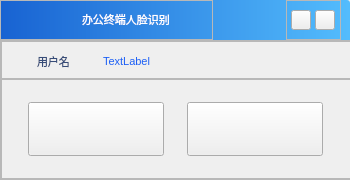
<?xml version="1.0" encoding="UTF-8"?>
<ui version="4.0">
 <class>MainWindow</class>
 <widget class="QMainWindow" name="MainWindow">
  <property name="geometry">
   <rect>
    <x>0</x>
    <y>0</y>
    <width>350</width>
    <height>180</height>
   </rect>
  </property>
  <property name="minimumSize">
   <size>
    <width>350</width>
    <height>180</height>
   </size>
  </property>
  <property name="maximumSize">
   <size>
    <width>350</width>
    <height>180</height>
   </size>
  </property>
  <property name="windowTitle">
   <string>MainWindow</string>
  </property>
  <widget class="QWidget" name="centralwidget">
   <layout class="QVBoxLayout" name="verticalLayout">
    <property name="spacing">
     <number>0</number>
    </property>
    <property name="leftMargin">
     <number>0</number>
    </property>
    <property name="topMargin">
     <number>0</number>
    </property>
    <property name="rightMargin">
     <number>0</number>
    </property>
    <property name="bottomMargin">
     <number>0</number>
    </property>
    <item>
     <widget class="QWidget" name="widget" native="true">
      <property name="styleSheet">
       <string notr="true">QWidget#widget{
border-image: url(:/images/images/passBg2.png);
background:transparent;
}</string>
      </property>
      <layout class="QVBoxLayout" name="verticalLayout_2">
       <property name="spacing">
        <number>0</number>
       </property>
       <property name="leftMargin">
        <number>0</number>
       </property>
       <property name="topMargin">
        <number>0</number>
       </property>
       <property name="rightMargin">
        <number>0</number>
       </property>
       <property name="bottomMargin">
        <number>0</number>
       </property>
       <item>
        <widget class="QFrame" name="frame_title">
         <property name="minimumSize">
          <size>
           <width>350</width>
           <height>40</height>
          </size>
         </property>
         <property name="maximumSize">
          <size>
           <width>350</width>
           <height>40</height>
          </size>
         </property>
         <property name="styleSheet">
          <string notr="true">QFrame#frame_title
{
	border-top-left-radius:3px;
	border-top-right-radius:3px;
	background-color:qlineargradient(x1:0,y1:0,x2:1,y2:0,stop:0 rgba(0,83,207,0.9),stop:1 rgba(66,183,255,0.9));
}</string>
         </property>
         <property name="frameShape">
          <enum>QFrame::StyledPanel</enum>
         </property>
         <property name="frameShadow">
          <enum>QFrame::Raised</enum>
         </property>
         <layout class="QHBoxLayout" name="horizontalLayout_3">
          <property name="leftMargin">
           <number>0</number>
          </property>
          <property name="topMargin">
           <number>0</number>
          </property>
          <property name="bottomMargin">
           <number>0</number>
          </property>
          <item>
           <widget class="QFrame" name="frame">
            <property name="minimumSize">
             <size>
              <width>213</width>
              <height>40</height>
             </size>
            </property>
            <property name="maximumSize">
             <size>
              <width>213</width>
              <height>40</height>
             </size>
            </property>
            <property name="frameShape">
             <enum>QFrame::StyledPanel</enum>
            </property>
            <property name="frameShadow">
             <enum>QFrame::Raised</enum>
            </property>
            <layout class="QHBoxLayout" name="horizontalLayout">
             <property name="spacing">
              <number>3</number>
             </property>
             <property name="leftMargin">
              <number>3</number>
             </property>
             <property name="topMargin">
              <number>0</number>
             </property>
             <property name="rightMargin">
              <number>0</number>
             </property>
             <property name="bottomMargin">
              <number>0</number>
             </property>
             <item>
              <widget class="QLabel" name="label_logo">
               <property name="minimumSize">
                <size>
                 <width>75</width>
                 <height>25</height>
                </size>
               </property>
               <property name="maximumSize">
                <size>
                 <width>75</width>
                 <height>25</height>
                </size>
               </property>
               <property name="styleSheet">
                <string notr="true">border-image: url(:/images/images/logo1.png);</string>
               </property>
               <property name="text">
                <string/>
               </property>
              </widget>
             </item>
             <item>
              <widget class="QLabel" name="label_2">
               <property name="minimumSize">
                <size>
                 <width>130</width>
                 <height>25</height>
                </size>
               </property>
               <property name="maximumSize">
                <size>
                 <width>130</width>
                 <height>25</height>
                </size>
               </property>
               <property name="font">
                <font>
                 <family>微软雅黑</family>
                 <pointsize>8</pointsize>
                 <weight>50</weight>
                 <bold>false</bold>
                </font>
               </property>
               <property name="styleSheet">
                <string notr="true">color: rgb(255, 255, 255);</string>
               </property>
               <property name="text">
                <string>办公终端人脸识别</string>
               </property>
              </widget>
             </item>
            </layout>
           </widget>
          </item>
          <item>
           <spacer name="horizontalSpacer">
            <property name="orientation">
             <enum>Qt::Horizontal</enum>
            </property>
            <property name="sizeHint" stdset="0">
             <size>
              <width>58</width>
              <height>20</height>
             </size>
            </property>
           </spacer>
          </item>
          <item>
           <widget class="QFrame" name="frame_2">
            <property name="minimumSize">
             <size>
              <width>55</width>
              <height>40</height>
             </size>
            </property>
            <property name="maximumSize">
             <size>
              <width>55</width>
              <height>40</height>
             </size>
            </property>
            <property name="styleSheet">
             <string notr="true">border-image: url(:/images/images/topHang.png);</string>
            </property>
            <property name="frameShape">
             <enum>QFrame::StyledPanel</enum>
            </property>
            <property name="frameShadow">
             <enum>QFrame::Raised</enum>
            </property>
            <layout class="QHBoxLayout" name="horizontalLayout_2">
             <property name="spacing">
              <number>0</number>
             </property>
             <property name="leftMargin">
              <number>0</number>
             </property>
             <property name="topMargin">
              <number>0</number>
             </property>
             <property name="rightMargin">
              <number>0</number>
             </property>
             <property name="bottomMargin">
              <number>0</number>
             </property>
             <item>
              <widget class="QPushButton" name="btn_min">
               <property name="minimumSize">
                <size>
                 <width>20</width>
                 <height>20</height>
                </size>
               </property>
               <property name="maximumSize">
                <size>
                 <width>20</width>
                 <height>20</height>
                </size>
               </property>
               <property name="styleSheet">
                <string notr="true">QPushButton#btn_min
{
	border-image: url(:/images/images/min.png);
}
QPushButton:hover{background-color:rgba(255,255,255,0.5);}
QPushButton:pressed{background-color:rgba(100,100,100,1);}</string>
               </property>
               <property name="text">
                <string/>
               </property>
              </widget>
             </item>
             <item>
              <widget class="QPushButton" name="btn_close">
               <property name="minimumSize">
                <size>
                 <width>20</width>
                 <height>20</height>
                </size>
               </property>
               <property name="maximumSize">
                <size>
                 <width>20</width>
                 <height>20</height>
                </size>
               </property>
               <property name="styleSheet">
                <string notr="true">QPushButton#btn_close
{
	border-image: url(:/images/images/close.png);
}
QPushButton:hover{background-color:rgba(255,255,255,0.5);}
QPushButton:pressed{background-color:rgba(100,100,100,1);}</string>
               </property>
               <property name="text">
                <string/>
               </property>
              </widget>
             </item>
            </layout>
           </widget>
          </item>
         </layout>
        </widget>
       </item>
       <item>
        <widget class="QFrame" name="frame_content">
         <property name="minimumSize">
          <size>
           <width>352</width>
           <height>140</height>
          </size>
         </property>
         <property name="maximumSize">
          <size>
           <width>350</width>
           <height>140</height>
          </size>
         </property>
         <property name="frameShape">
          <enum>QFrame::StyledPanel</enum>
         </property>
         <property name="frameShadow">
          <enum>QFrame::Raised</enum>
         </property>
         <layout class="QVBoxLayout" name="verticalLayout_3">
          <property name="spacing">
           <number>0</number>
          </property>
          <property name="leftMargin">
           <number>0</number>
          </property>
          <property name="topMargin">
           <number>0</number>
          </property>
          <property name="rightMargin">
           <number>0</number>
          </property>
          <property name="bottomMargin">
           <number>0</number>
          </property>
          <item>
           <widget class="QFrame" name="frame_3">
            <property name="minimumSize">
             <size>
              <width>350</width>
              <height>38</height>
             </size>
            </property>
            <property name="maximumSize">
             <size>
              <width>350</width>
              <height>38</height>
             </size>
            </property>
            <property name="frameShape">
             <enum>QFrame::StyledPanel</enum>
            </property>
            <property name="frameShadow">
             <enum>QFrame::Raised</enum>
            </property>
            <layout class="QHBoxLayout" name="horizontalLayout_4">
             <property name="rightMargin">
              <number>0</number>
             </property>
             <item>
              <widget class="QLabel" name="label_3">
               <property name="minimumSize">
                <size>
                 <width>20</width>
                 <height>20</height>
                </size>
               </property>
               <property name="maximumSize">
                <size>
                 <width>20</width>
                 <height>20</height>
                </size>
               </property>
               <property name="styleSheet">
                <string notr="true">border-image: url(:/images/images/user.png);</string>
               </property>
               <property name="text">
                <string/>
               </property>
              </widget>
             </item>
             <item>
              <widget class="QLabel" name="label_4">
               <property name="minimumSize">
                <size>
                 <width>60</width>
                 <height>20</height>
                </size>
               </property>
               <property name="maximumSize">
                <size>
                 <width>50</width>
                 <height>20</height>
                </size>
               </property>
               <property name="font">
                <font>
                 <family>微软雅黑</family>
                 <pointsize>8</pointsize>
                </font>
               </property>
               <property name="styleSheet">
                <string notr="true">color: rgb(55, 76, 120);</string>
               </property>
               <property name="text">
                <string>用户名</string>
               </property>
               <property name="alignment">
                <set>Qt::AlignLeading|Qt::AlignLeft|Qt::AlignVCenter</set>
               </property>
              </widget>
             </item>
             <item>
              <widget class="QLabel" name="label">
               <property name="minimumSize">
                <size>
                 <width>60</width>
                 <height>20</height>
                </size>
               </property>
               <property name="maximumSize">
                <size>
                 <width>60</width>
                 <height>20</height>
                </size>
               </property>
               <property name="font">
                <font>
                 <pointsize>8</pointsize>
                 <weight>50</weight>
                 <bold>false</bold>
                </font>
               </property>
               <property name="styleSheet">
                <string notr="true">color: rgb(28, 95, 245);</string>
               </property>
               <property name="text">
                <string>TextLabel</string>
               </property>
              </widget>
             </item>
             <item>
              <spacer name="horizontalSpacer_2">
               <property name="orientation">
                <enum>Qt::Horizontal</enum>
               </property>
               <property name="sizeHint" stdset="0">
                <size>
                 <width>169</width>
                 <height>15</height>
                </size>
               </property>
              </spacer>
             </item>
            </layout>
           </widget>
          </item>
          <item>
           <widget class="QFrame" name="frame_4">
            <property name="minimumSize">
             <size>
              <width>350</width>
              <height>100</height>
             </size>
            </property>
            <property name="maximumSize">
             <size>
              <width>350</width>
              <height>100</height>
             </size>
            </property>
            <property name="frameShape">
             <enum>QFrame::StyledPanel</enum>
            </property>
            <property name="frameShadow">
             <enum>QFrame::Raised</enum>
            </property>
            <layout class="QHBoxLayout" name="horizontalLayout_5">
             <item>
              <widget class="QPushButton" name="pushButton">
               <property name="minimumSize">
                <size>
                 <width>136</width>
                 <height>54</height>
                </size>
               </property>
               <property name="maximumSize">
                <size>
                 <width>136</width>
                 <height>54</height>
                </size>
               </property>
               <property name="styleSheet">
                <string notr="true">QPushButton#pushButton
{
	border-image: url(:/images/images/reregister1.png);
}
QPushButton#pushButton:hover
{
	border-image: url(:/images/images/reregister1-active.png);
}
QPushButton#pushButton:pressed
{
	border-image: url(:/images/images/reregister1-active.png);
}</string>
               </property>
               <property name="text">
                <string/>
               </property>
              </widget>
             </item>
             <item>
              <widget class="QPushButton" name="pushButton_2">
               <property name="minimumSize">
                <size>
                 <width>136</width>
                 <height>54</height>
                </size>
               </property>
               <property name="maximumSize">
                <size>
                 <width>136</width>
                 <height>54</height>
                </size>
               </property>
               <property name="styleSheet">
                <string notr="true">QPushButton#pushButton_2
{
	border-image: url(:/images/images/tab2.png);
}
QPushButton#pushButton_2:hover
{
	
	border-image: url(:/images/images/tab2-active.png);
}
QPushButton#pushButton_2:pressed
{
	
	border-image: url(:/images/images/tab2-active.png);
}</string>
               </property>
               <property name="text">
                <string/>
               </property>
              </widget>
             </item>
            </layout>
           </widget>
          </item>
         </layout>
        </widget>
       </item>
      </layout>
     </widget>
    </item>
   </layout>
  </widget>
 </widget>
 <resources/>
 <connections/>
</ui>
